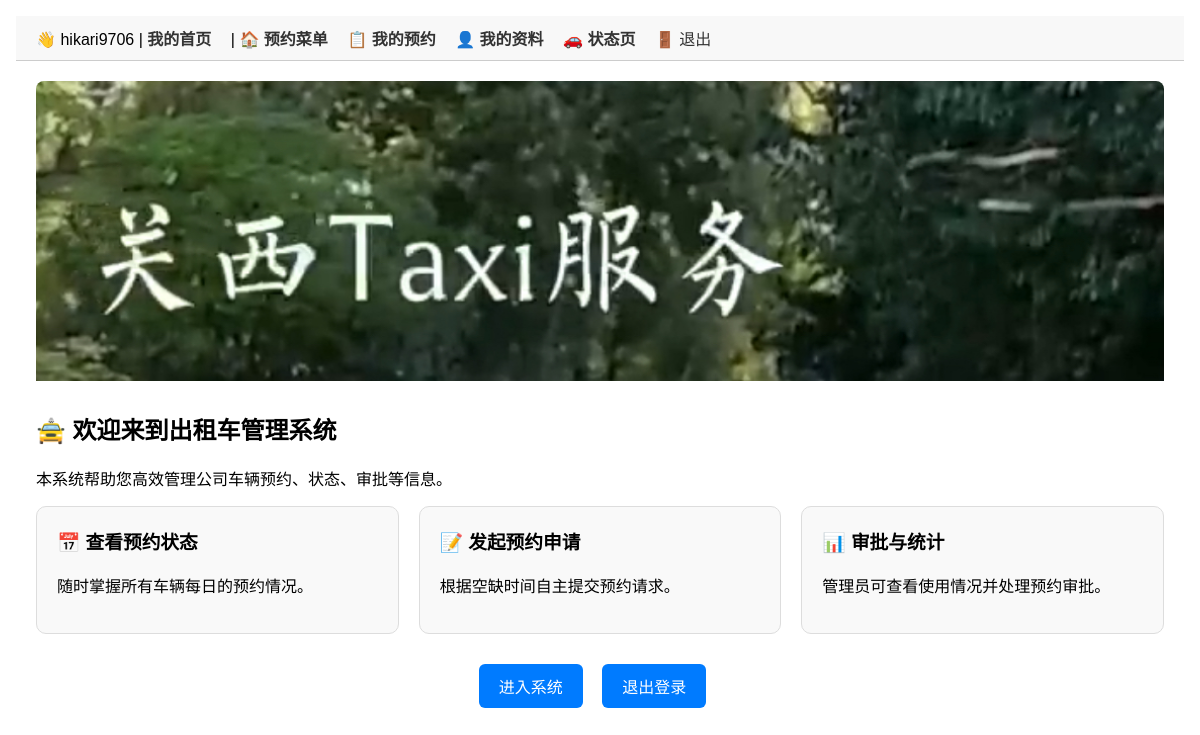
Page / (signed in) on the committed database.
### accounts/models.py (models this page shows, shortened)
class DriverUser(AbstractUser):
    is_formal = models.BooleanField(default=False)
    is_temporary = models.BooleanField(default=False)

### vehicles/models.py (models this page shows, shortened)
class CarouselImage(models.Model):
    title = models.CharField(max_length=100, verbose_name="标题", blank=True)
    description = models.TextField(verbose_name="说明", blank=True)
    image = models.ImageField(upload_to='carousel/', verbose_name="轮播图片")
    order = models.PositiveIntegerField(default=0, verbose_name="排序顺序")
    is_active = models.BooleanField(default=True, verbose_name="是否启用")
    class Meta:
        verbose_name = "轮播图"
        verbose_name_plural = "轮播图管理"
        ordering = ['order']

### accounts/views.py (the view)
# urls.py: path('', home_view),  # 首页欢迎页
def home_view(request):
    carousel_images = CarouselImage.objects.filter(is_active=True).order_by('order')
    return render(request, 'home.html', {
        'carousel_images': carousel_images,  # 传给模板的上下文名
    })

### templates/home.html (shortened to what this page needs)
{% extends 'base.html' %}
{% block content %}
{% if carousel_images %}
<div class="carousel">
  {% for img in carousel_images %}
    <div class="carousel-item{% if forloop.first %} active{% endif %}">
      <img src="{{ img.image.url }}" alt="{{ img.title }}">
    </div>
  {% endfor %}
</div>
{% endif %}
<h2>🚖 欢迎来到出租车管理系统</h2>
<p>本系统帮助您高效管理公司车辆预约、状态、审批等信息。</p>
<div class="cards">
  <div class="card">
    <h3>📅 查看预约状态</h3>
    <p>随时掌握所有车辆每日的预约情况。</p>
  </div>
  <div class="card">
    <h3>📝 发起预约申请</h3>
    <p>根据空缺时间自主提交预约请求。</p>
  </div>
  <div class="card">
    <h3>📊 审批与统计</h3>
    <p>管理员可查看使用情况并处理预约审批。</p>
  </div>
</div>
<div class="actions">
  {% if user.is_authenticated %}
    {% if user.is_superuser %}
      <a href="/admin/">进入系统</a>
    {% elif user.is_staff %}
      <a href="{% url 'admin_dashboard' %}">进入系统</a>
    {% else %}
      <a href="{% url 'driver_dashboard' %}">进入系统</a>
    {% endif %}
    <a href="{% url 'logout' %}">退出登录</a>
  {% else %}
    <a href="{% url 'login' %}" class="btn-login">👉 登录入口</a>
  {% endif %}
</div>
{% endblock %}

### templates/base.html (shortened to what this page needs)
<!DOCTYPE html>
<html>
<head>
</head>
<body>
  <nav>
    {% if user.is_authenticated %}
      👋 {{ user.username }} |
      {% if request.user.is_staff %}
          <a href="{% url 'admin_dashboard' %}">我的首页</a>
      {% else %}
          <a href="{% url 'driver_dashboard' %}">我的首页</a>
      {% endif %} |
      <a href="{% url 'reservation_dashboard' %}">🏠 预约菜单</a>
      <a href="{% url 'my_reservations' %}">📋 我的预约</a>
      <a href="{% url 'profile' %}">👤 我的资料</a>
      <a href="{% url 'vehicle_status' %}">🚗 状态页</a>
      <form method="post" action="{% url 'logout' %}" style="display:inline;">
        <button type="submit">🚪 退出</button>
      </form>
    {% else %}
      <a href="{% url 'login' %}">登录</a>
    {% endif %}
  </nav>
  <div class="container">
    {% block content %}
    {% endblock %}
  </div>
</body>
</html>

### templates/base.html (style rules this page uses)
body { font-family: sans-serif; padding: 1em; margin: 0; }
nav { background-color: #f8f8f8; padding: 10px 20px; border-bottom: 1px solid #ccc; }
nav a, nav button { margin-right: 15px; text-decoration: none; color: #333; font-weight: bold; }
nav button { background: none; border: none; cursor: pointer; font: inherit; padding: 0; }
.container { padding: 20px; }

### templates/home.html (style rules this page uses)
.actions { text-align: center; margin-top: 40px; }
.carousel { width: 100%; max-height: 300px; overflow: hidden; margin-bottom: 30px; }
.carousel img { width: 100%; height: auto; border-radius: 8px; }
.cards { display: flex; flex-wrap: wrap; gap: 20px; }
.card { flex: 1 1 250px; border: 1px solid #ddd; border-radius: 10px; padding: 20px; background: #f9f9f9; }
.card h3 { margin-top: 0; }
.actions { margin-top: 30px; }
.actions a { display: inline-block; background: #007bff; color: #fff; padding: 10px 20px; border-radius: 6px; text-decoration: none; margin-right: 15px; }

### rows in the picture
DriverUser: username "hikari9706"
CarouselImage: image (picture)
